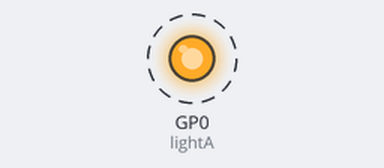
Simulated run of this program. Board: Raspberry Pi Pico running CircuitPython. Shown: output pins drawn as LEDs (lit = HIGH). Dashed ring = blinking. What the program prints to the serial console is not drawn.

Above: at 0.2 s.
Timing chart, 0 to 3.0 s (numbered marks = the images above):
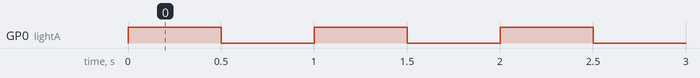

Measured:
- by itself, GP0 (lightA): alternates HIGH for 0.50 s and LOW for 0.50 s

The program:

blink-GP0.py
```python
print("Hello World!")
import board
import digitalio
import time

lightA = digitalio.DigitalInOut(board.GP0)

lightA.direction = digitalio.Direction.OUTPUT

while True:
    lightA.value = True
    time.sleep(.5)
    lightA.value = False
    time.sleep(.5)

# Note Board Pin lables are per chip numbers - 2, 3, 4, 5
# Which correspond to GPIO numbers - 0, 1, 2, 3
```
